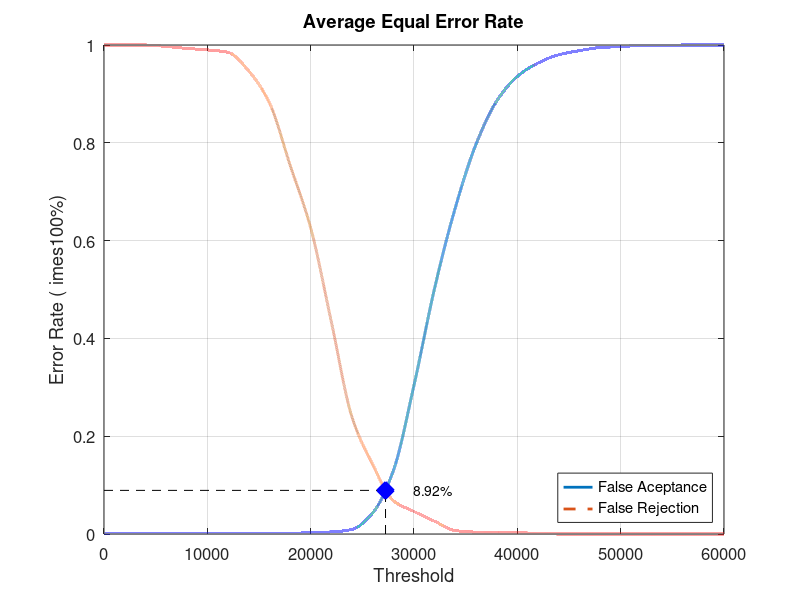
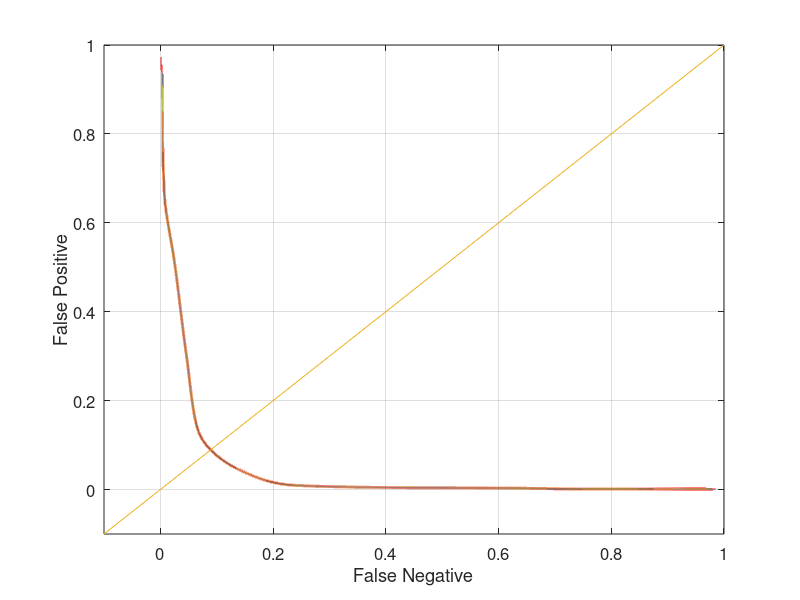

Reproduce these figures in MATLAB, in order.
close all;
clear;
clc;
x = 0:2000:60000;
xq = 0:0.5:60000;

y0 = [0 0.00105263 0.00105263 0.00105263 0.00105263 0.00105263 0.00105263 0.00105263 0.00105263 0.00105263 0.00315789 0.00421053 0.00947368 0.0431579 0.129474 0.304211 0.503158 0.667368 0.796842 0.885263 0.935789 0.963158 0.98 0.988421 0.994737 0.996842 0.998947 0.998947 1 1 1]
yy0 = interp1(x, y0, xq, 'pchip');
y1 = [1 1 1 0.997 0.993 0.99 0.985 0.947 0.882 0.755 0.626 0.434 0.239 0.142 0.068 0.046 0.026 0.007 0.004 0.004 0.003 0.001 0 0 0 0 0 0 0 0 0]
yy1 = interp1(x, y1, xq, 'pchip');

% Calculating EER: 
y2 = abs(y0 - y1);
find(y2 == min(y2))
yy2 = abs(yy0 - yy1);
xEER = find(yy2 == min(yy2));
xEERIndex = xq(xEER) % X-axis EER
yEER = yy0(xEER) % Y-axis EER

main = figure
plot(xq, yy0,'-','LineWidth', 2);	hold on
plot(xq, yy1,'--','LineWidth', 2);	hold on
plot([xEERIndex xEERIndex], [0 yEER], 'k--');	hold on
plot([0 xEERIndex], [yEER yEER], 'k--');	hold on
plot(xEERIndex, yEER, 'bx', 'LineWidth', 10);	hold on
text(xEERIndex + 10 * xEERIndex / 100, yEER, [num2str(round((10000 * yEER)) / 100) '%'])
legend('False Aceptance', 'False Rejection', 'Location', 'SouthEast')
xlabel('Threshold')
ylabel('Error Rate (	imes100%)')
title('Average Equal Error Rate')
set(gca, 'FontSize', 12)
axis([0 60000 0 1])
grid on

print(main, 'Database1AverageMain', '-dpng');
FNRxFPR = figure('Color', [1 1 1]);
plot(yy1, yy0, '-', yy1, yy0, 'LineWidth', 2);
hold on
y = -0.1:0.1:1
plot(y, y); 
set(gca, 'FontSize', 12)
xlabel('False Negative')
ylabel('False Positive')
axis([-0.1 1 -0.1 1])
set(gca, 'FontSize', 12)
grid on

print(FNRxFPR, 'Database1AverageFNRxFPR','-dpng');
